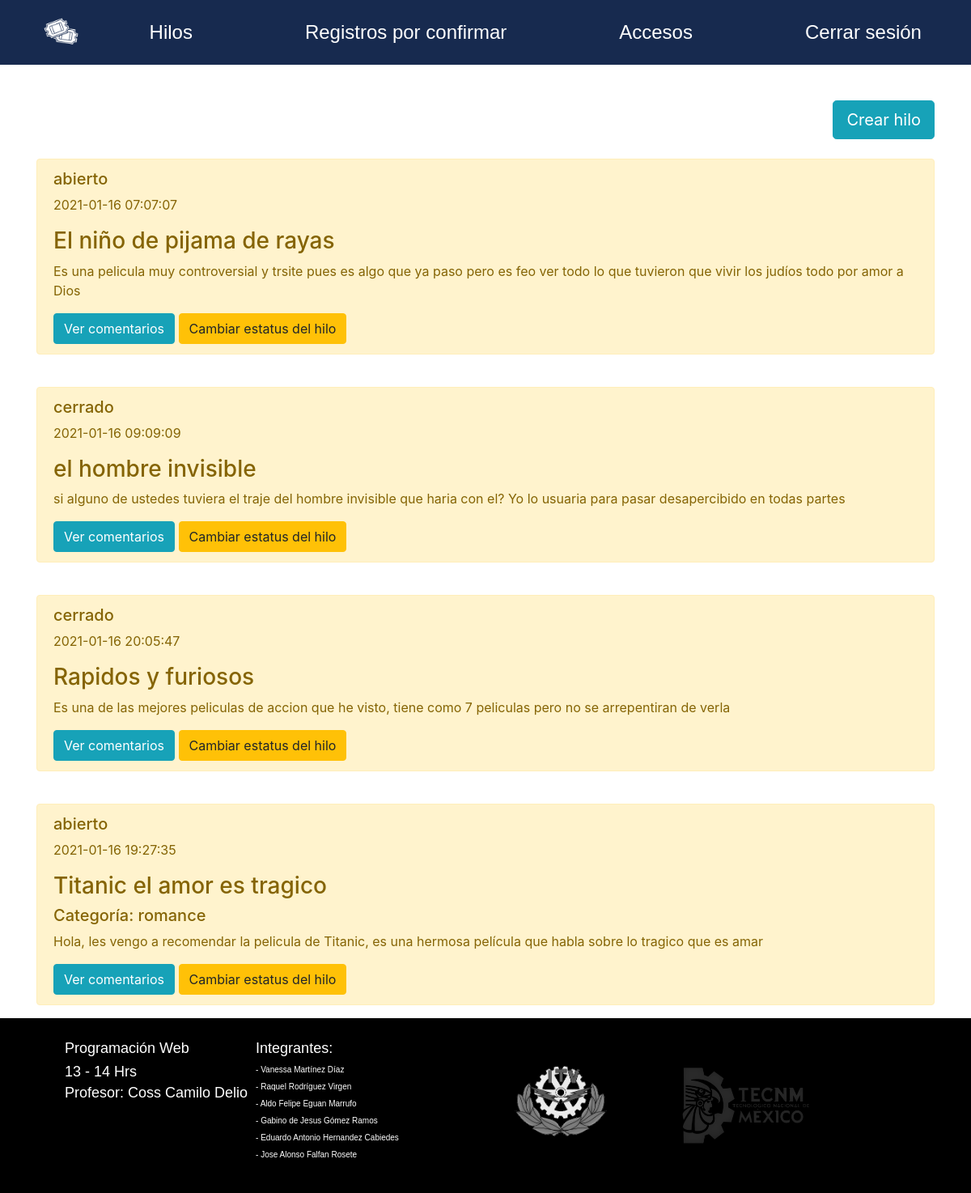
The app's page /administrador/index.php with its own data.
### tables this page shows
CREATE TABLE `foros` (
  `idforo` int(11) NOT NULL,
  `titulo` varchar(50) NOT NULL,
  `descripcion` varchar(255) NOT NULL,
  `datatime` timestamp NOT NULL DEFAULT current_timestamp() ON UPDATE current_timestamp(),
  `idnumcontrol` varchar(9) NOT NULL,
  `estatus` varchar(15) NOT NULL,
  `clasificacion` varchar(32) NOT NULL,
  `permiso` varchar(20) NOT NULL
);

### administrador/index.php (called while the page is built)
<?php
require_once "includes/header.php";
require_once "menu.php";
require_once "hilos.php";
require_once "../includes/footer.php";
require_once "formafooter.php";
?>

### administrador/hilos.php (the view, shortened to what this page needs)
<div class="container mt-5">
<div class="row justify-content-center">
</div>
</div>
<div class="container">
<?php
    include "../bd/conexion.php";
    $query = mysqli_query($conn,"SELECT * FROM foros WHERE estatus = 'abierto' OR estatus = 'cerrado' order by idforo DESC");
    $result = mysqli_num_rows($query);
    if($result > 0){ ?>
        <div class="text-right"><br>
       <a href="crearhilo.php" class="btn btn-info btn-lg mt-5" role="button" aria-pressed="true">Crear hilo</a>
       </div>
       <?php
    }
    if($result > 0){
        while($data = mysqli_fetch_array($query)){
        ?>
        <br>
        <div class="alert alert-warning" role="alert">
            <p class="float-bottom h5"><span><?php echo $data['estatus']?></span></p>
            <p class="float-bottom"><?php echo $data['datatime']?> </p>
            <p class="h3"><?php echo $data['titulo']?></p>
            <?php if($data['permiso'] == 'aceptado')  { ?>
            <p class="h5">Categoría: <?php echo $data['clasificacion']?></p> <?php }?>
            <p><?php echo $data['descripcion']?></p>
        <div class="">
        <a class="btn btn-info" href="comentarios.php?id=<?php echo $data['idforo']; ?>"role="button">Ver comentarios</a>
        <a class="btn btn-warning" href="estatus.php?id=<?php echo $data['idforo']; ?>"role="button">Cambiar estatus del hilo</a>
    </div>
</div>
    <?php
        }
    }
?>
</div>

### administrador/includes/header.php (shortened to what this page needs)
<!DOCTYPE html>
<html lang="es">
    <head>
        <link rel = "stylesheet" href = "../bt4/css/bootstrap.min.css">
        <link rel = "stylesheet" href = "../dt/datatables.css">
        <link rel = "stylesheet" href = "../faw/css/font-awesome.css">
        <link rel = "stylesheet" href = "../css/dcc.css">
        <link rel="stylesheet" href="../css/foro.css">
        <link rel="stylesheet" href="../css/style.css">
        <link rel="stylesheet" href="../css/formalogin.css">
    </head>
    <body >

### administrador/menu.php
<nav class="navbar index-nav fixed-top">
      <div class="container">
      <a id="home" href="../index.php">
        <img src="../img/ticket-inicio.png">
      </a>
      <a class="nav-link" href="index.php">Hilos</a>
      <a class="nav-link" href="peticiones.php">Registros por confirmar</a>
      <a class="nav-link" href="accesos.php">Accesos</a>
      <a class="nav-link" href="logout.php">Cerrar sesión</a>
  </div>
 </nav>

### includes/footer.php (shortened to what this page needs)
</body>
</html>

### administrador/formafooter.php
<footer>
    <section>
        <div>
          <p class="texto1">Programación Web</p>
          <p class="texto2">13 - 14 Hrs</p>
          <p class="texto2">Profesor: Coss Camilo Delio</p>
          </div>
          <div>
          <p class="texto1">Integrantes:</p>
          <p>- Vanessa Martínez Díaz</p>
          <p>- Raquel Rodríguez Virgen</p>
          <p>- Aldo Felipe Eguan Marrufo</p>
          <p>- Gabino de Jesus Gómez Ramos</p>
          <p>- Eduardo Antonio Hernandez Cabiedes</p>
          <p>- Jose Alonso Falfan Rosete</p>
        </div>
  </section>
    <section>
        <div>
          <img class="logoitver" src="../img/tecbn.png"
            alt="logoitver">
        </div>
        <div>
          <img class="logotecnm" src="../img/logotecnm.png"
          alt="logotecnm">
        </div>
  </section>
  </footer>

### css/style.css (style rules this page uses)
.navbar { position: fixed; display: flex; flex-wrap: wrap; justify-content: space-evenly; width: 100%; align-items: center; margin: 0; opacity: 0; transform: translateY(-30px); animation-duration: .5s; animation-timing-function: ease; animation-name: animacion-entrada-nav; animation-fill-mode: forwards; animation-delay: .3s; background-color: #172a4f; z-index: 2; font-family:'Lucida Sans', 'Lucida Sans Regular', 'Lucida Grande', 'Lucida Sans Unicode', Geneva, Verdana, sans-serif; }
.index-nav a { text-decoration: none; color: white; letter-spacing: 0; font-size: 1.5em; transition: letter-spacing .5s ease; }
#home img { margin: 7px; width: 300%; }
#home { width: 1.5%; }
footer { bottom:0px; display: flex; justify-content: space-between; align-items: center; background-color: #000; height: 27vh; padding: 50px 80px; line-height : 5px; font-family:'Helvetica','Verdana','Monaco',sans-serif; color: white; font-size: 10px; }
footer>section { display: flex; flex-direction: row; align-items: flex-start; width: 50%; flex-wrap: nowrap; }
footer>section>div { display: flex; flex-direction: column; justify-content: center; align-items: flex-start; flex-wrap: nowrap; margin: 0 10px 0 0; }
.texto1 { font-family:'Helvetica','Verdana','Monaco',sans-serif; color: white; font-size: large; line-height : 15px; }
.texto2 { font-family:'Helvetica','Verdana','Monaco',sans-serif; color: white; font-size: large; line-height : 10px; }
.logoitver { position: relative; left: 25%; display: flex; flex-flow: row; width: 80%; height: 80%; }
.logotecnm { position: relative; left: 25%; display: flex; flex-flow: row; width: 45%; height: 45%; }
footer>section>div>img { position: relative; transform: translate(0,0); transition: all 0 ease; }

### records on screen
foros: estatus "abierto", datatime "2021-01-16 07:07:07", titulo "El niño de pijama de rayas", descripcion "Es una pelicula muy controversial y trsite pues es algo que ya paso pero es feo ver todo lo que tuvieron que vivir los judíos todo por amor a Dios"
foros: estatus "cerrado", datatime "2021-01-16 09:09:09", titulo "el hombre invisible", descripcion "si alguno de ustedes tuviera el traje del hombre invisible que haria con el? Yo lo usuaria para pasar desapercibido en todas partes"
foros: estatus "cerrado", datatime "2021-01-16 20:05:47", titulo "Rapidos y furiosos", descripcion "Es una de las mejores peliculas de accion que he visto, tiene como 7 peliculas pero no se arrepentiran de verla"
foros: estatus "abierto", datatime "2021-01-16 19:27:35", titulo "Titanic el amor es tragico", clasificacion "romance", descripcion "Hola, les vengo a recomendar la pelicula de Titanic, es una hermosa película que habla sobre lo tragico que es amar"
